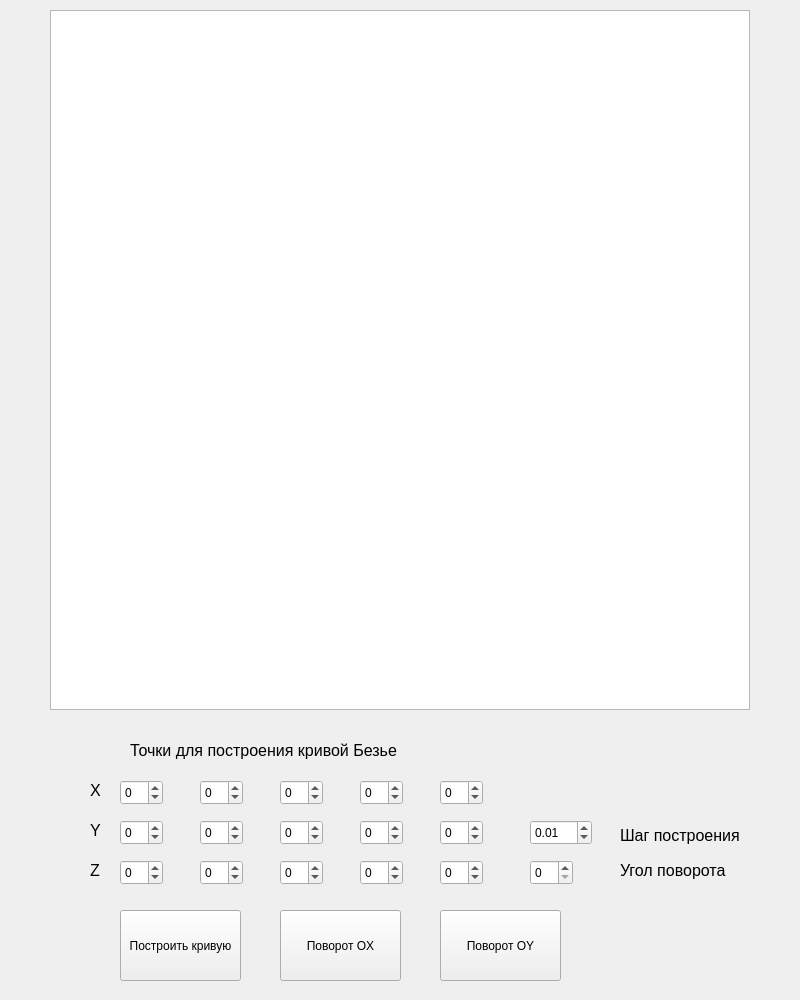
<?xml version="1.0" encoding="UTF-8"?>
<ui version="4.0">
 <class>MainWindow</class>
 <widget class="QMainWindow" name="MainWindow">
  <property name="geometry">
   <rect>
    <x>0</x>
    <y>0</y>
    <width>800</width>
    <height>1000</height>
   </rect>
  </property>
  <property name="minimumSize">
   <size>
    <width>800</width>
    <height>1000</height>
   </size>
  </property>
  <property name="maximumSize">
   <size>
    <width>800</width>
    <height>1000</height>
   </size>
  </property>
  <property name="windowTitle">
   <string>MainWindow</string>
  </property>
  <widget class="QWidget" name="centralwidget">
   <widget class="QGraphicsView" name="graphicsView">
    <property name="geometry">
     <rect>
      <x>50</x>
      <y>10</y>
      <width>700</width>
      <height>700</height>
     </rect>
    </property>
   </widget>
   <widget class="QSpinBox" name="SB1">
    <property name="geometry">
     <rect>
      <x>120</x>
      <y>780</y>
      <width>43</width>
      <height>25</height>
     </rect>
    </property>
    <property name="minimum">
     <number>-300</number>
    </property>
    <property name="maximum">
     <number>300</number>
    </property>
    <property name="singleStep">
     <number>20</number>
    </property>
   </widget>
   <widget class="QSpinBox" name="SB2">
    <property name="geometry">
     <rect>
      <x>120</x>
      <y>820</y>
      <width>43</width>
      <height>25</height>
     </rect>
    </property>
    <property name="minimum">
     <number>-300</number>
    </property>
    <property name="maximum">
     <number>300</number>
    </property>
    <property name="singleStep">
     <number>20</number>
    </property>
   </widget>
   <widget class="QSpinBox" name="SB3">
    <property name="geometry">
     <rect>
      <x>120</x>
      <y>860</y>
      <width>43</width>
      <height>25</height>
     </rect>
    </property>
    <property name="minimum">
     <number>-300</number>
    </property>
    <property name="maximum">
     <number>300</number>
    </property>
    <property name="singleStep">
     <number>20</number>
    </property>
   </widget>
   <widget class="QSpinBox" name="SB5">
    <property name="geometry">
     <rect>
      <x>200</x>
      <y>820</y>
      <width>43</width>
      <height>25</height>
     </rect>
    </property>
    <property name="minimum">
     <number>-300</number>
    </property>
    <property name="maximum">
     <number>300</number>
    </property>
    <property name="singleStep">
     <number>20</number>
    </property>
   </widget>
   <widget class="QSpinBox" name="SB4">
    <property name="geometry">
     <rect>
      <x>200</x>
      <y>780</y>
      <width>43</width>
      <height>25</height>
     </rect>
    </property>
    <property name="minimum">
     <number>-300</number>
    </property>
    <property name="maximum">
     <number>300</number>
    </property>
    <property name="singleStep">
     <number>20</number>
    </property>
   </widget>
   <widget class="QSpinBox" name="SB6">
    <property name="geometry">
     <rect>
      <x>200</x>
      <y>860</y>
      <width>43</width>
      <height>25</height>
     </rect>
    </property>
    <property name="minimum">
     <number>-300</number>
    </property>
    <property name="maximum">
     <number>300</number>
    </property>
    <property name="singleStep">
     <number>20</number>
    </property>
   </widget>
   <widget class="QSpinBox" name="SB8">
    <property name="geometry">
     <rect>
      <x>280</x>
      <y>820</y>
      <width>43</width>
      <height>25</height>
     </rect>
    </property>
    <property name="minimum">
     <number>-300</number>
    </property>
    <property name="maximum">
     <number>300</number>
    </property>
    <property name="singleStep">
     <number>20</number>
    </property>
   </widget>
   <widget class="QSpinBox" name="SB7">
    <property name="geometry">
     <rect>
      <x>280</x>
      <y>780</y>
      <width>43</width>
      <height>25</height>
     </rect>
    </property>
    <property name="minimum">
     <number>-300</number>
    </property>
    <property name="maximum">
     <number>300</number>
    </property>
    <property name="singleStep">
     <number>20</number>
    </property>
   </widget>
   <widget class="QSpinBox" name="SB9">
    <property name="geometry">
     <rect>
      <x>280</x>
      <y>860</y>
      <width>43</width>
      <height>25</height>
     </rect>
    </property>
    <property name="minimum">
     <number>-300</number>
    </property>
    <property name="maximum">
     <number>300</number>
    </property>
    <property name="singleStep">
     <number>20</number>
    </property>
   </widget>
   <widget class="QSpinBox" name="SB11">
    <property name="geometry">
     <rect>
      <x>360</x>
      <y>820</y>
      <width>43</width>
      <height>25</height>
     </rect>
    </property>
    <property name="minimum">
     <number>-300</number>
    </property>
    <property name="maximum">
     <number>300</number>
    </property>
    <property name="singleStep">
     <number>20</number>
    </property>
   </widget>
   <widget class="QSpinBox" name="SB10">
    <property name="geometry">
     <rect>
      <x>360</x>
      <y>780</y>
      <width>43</width>
      <height>25</height>
     </rect>
    </property>
    <property name="minimum">
     <number>-300</number>
    </property>
    <property name="maximum">
     <number>300</number>
    </property>
    <property name="singleStep">
     <number>20</number>
    </property>
   </widget>
   <widget class="QSpinBox" name="SB12">
    <property name="geometry">
     <rect>
      <x>360</x>
      <y>860</y>
      <width>43</width>
      <height>25</height>
     </rect>
    </property>
    <property name="minimum">
     <number>-300</number>
    </property>
    <property name="maximum">
     <number>300</number>
    </property>
    <property name="singleStep">
     <number>20</number>
    </property>
   </widget>
   <widget class="QSpinBox" name="SB14">
    <property name="geometry">
     <rect>
      <x>440</x>
      <y>820</y>
      <width>43</width>
      <height>25</height>
     </rect>
    </property>
    <property name="minimum">
     <number>-300</number>
    </property>
    <property name="maximum">
     <number>300</number>
    </property>
    <property name="singleStep">
     <number>20</number>
    </property>
   </widget>
   <widget class="QSpinBox" name="SB13">
    <property name="geometry">
     <rect>
      <x>440</x>
      <y>780</y>
      <width>43</width>
      <height>25</height>
     </rect>
    </property>
    <property name="minimum">
     <number>-300</number>
    </property>
    <property name="maximum">
     <number>300</number>
    </property>
    <property name="singleStep">
     <number>20</number>
    </property>
   </widget>
   <widget class="QSpinBox" name="SB15">
    <property name="geometry">
     <rect>
      <x>440</x>
      <y>860</y>
      <width>43</width>
      <height>25</height>
     </rect>
    </property>
    <property name="minimum">
     <number>-300</number>
    </property>
    <property name="maximum">
     <number>300</number>
    </property>
    <property name="singleStep">
     <number>20</number>
    </property>
   </widget>
   <widget class="QLabel" name="label">
    <property name="geometry">
     <rect>
      <x>130</x>
      <y>740</y>
      <width>361</width>
      <height>21</height>
     </rect>
    </property>
    <property name="font">
     <font>
      <pointsize>12</pointsize>
     </font>
    </property>
    <property name="text">
     <string>Точки для построения кривой Безье</string>
    </property>
   </widget>
   <widget class="QLabel" name="label_2">
    <property name="geometry">
     <rect>
      <x>90</x>
      <y>780</y>
      <width>21</width>
      <height>21</height>
     </rect>
    </property>
    <property name="font">
     <font>
      <pointsize>12</pointsize>
     </font>
    </property>
    <property name="text">
     <string>X</string>
    </property>
   </widget>
   <widget class="QLabel" name="label_3">
    <property name="geometry">
     <rect>
      <x>90</x>
      <y>820</y>
      <width>21</width>
      <height>21</height>
     </rect>
    </property>
    <property name="font">
     <font>
      <pointsize>12</pointsize>
     </font>
    </property>
    <property name="text">
     <string>Y</string>
    </property>
   </widget>
   <widget class="QLabel" name="label_4">
    <property name="geometry">
     <rect>
      <x>90</x>
      <y>860</y>
      <width>21</width>
      <height>21</height>
     </rect>
    </property>
    <property name="font">
     <font>
      <pointsize>12</pointsize>
     </font>
    </property>
    <property name="text">
     <string>Z</string>
    </property>
   </widget>
   <widget class="QLabel" name="label_5">
    <property name="geometry">
     <rect>
      <x>620</x>
      <y>820</y>
      <width>161</width>
      <height>31</height>
     </rect>
    </property>
    <property name="font">
     <font>
      <pointsize>12</pointsize>
     </font>
    </property>
    <property name="text">
     <string>Шаг построения</string>
    </property>
   </widget>
   <widget class="QSpinBox" name="SB17">
    <property name="geometry">
     <rect>
      <x>530</x>
      <y>860</y>
      <width>43</width>
      <height>25</height>
     </rect>
    </property>
    <property name="maximum">
     <number>360</number>
    </property>
   </widget>
   <widget class="QLabel" name="label_6">
    <property name="geometry">
     <rect>
      <x>620</x>
      <y>860</y>
      <width>141</width>
      <height>21</height>
     </rect>
    </property>
    <property name="font">
     <font>
      <pointsize>12</pointsize>
     </font>
    </property>
    <property name="text">
     <string>Угол поворота</string>
    </property>
   </widget>
   <widget class="QPushButton" name="CreateBrokenLine">
    <property name="geometry">
     <rect>
      <x>120</x>
      <y>910</y>
      <width>121</width>
      <height>71</height>
     </rect>
    </property>
    <property name="text">
     <string>Построить кривую</string>
    </property>
   </widget>
   <widget class="QPushButton" name="RotateOX">
    <property name="geometry">
     <rect>
      <x>280</x>
      <y>910</y>
      <width>121</width>
      <height>71</height>
     </rect>
    </property>
    <property name="text">
     <string>Поворот OX</string>
    </property>
   </widget>
   <widget class="QPushButton" name="RotateOY">
    <property name="geometry">
     <rect>
      <x>440</x>
      <y>910</y>
      <width>121</width>
      <height>71</height>
     </rect>
    </property>
    <property name="text">
     <string>Поворот OY</string>
    </property>
   </widget>
   <widget class="QDoubleSpinBox" name="SB16">
    <property name="geometry">
     <rect>
      <x>530</x>
      <y>820</y>
      <width>62</width>
      <height>25</height>
     </rect>
    </property>
    <property name="maximum">
     <double>1.000000000000000</double>
    </property>
    <property name="singleStep">
     <double>0.010000000000000</double>
    </property>
    <property name="value">
     <double>0.010000000000000</double>
    </property>
   </widget>
  </widget>
 </widget>
 <resources/>
 <connections/>
</ui>
